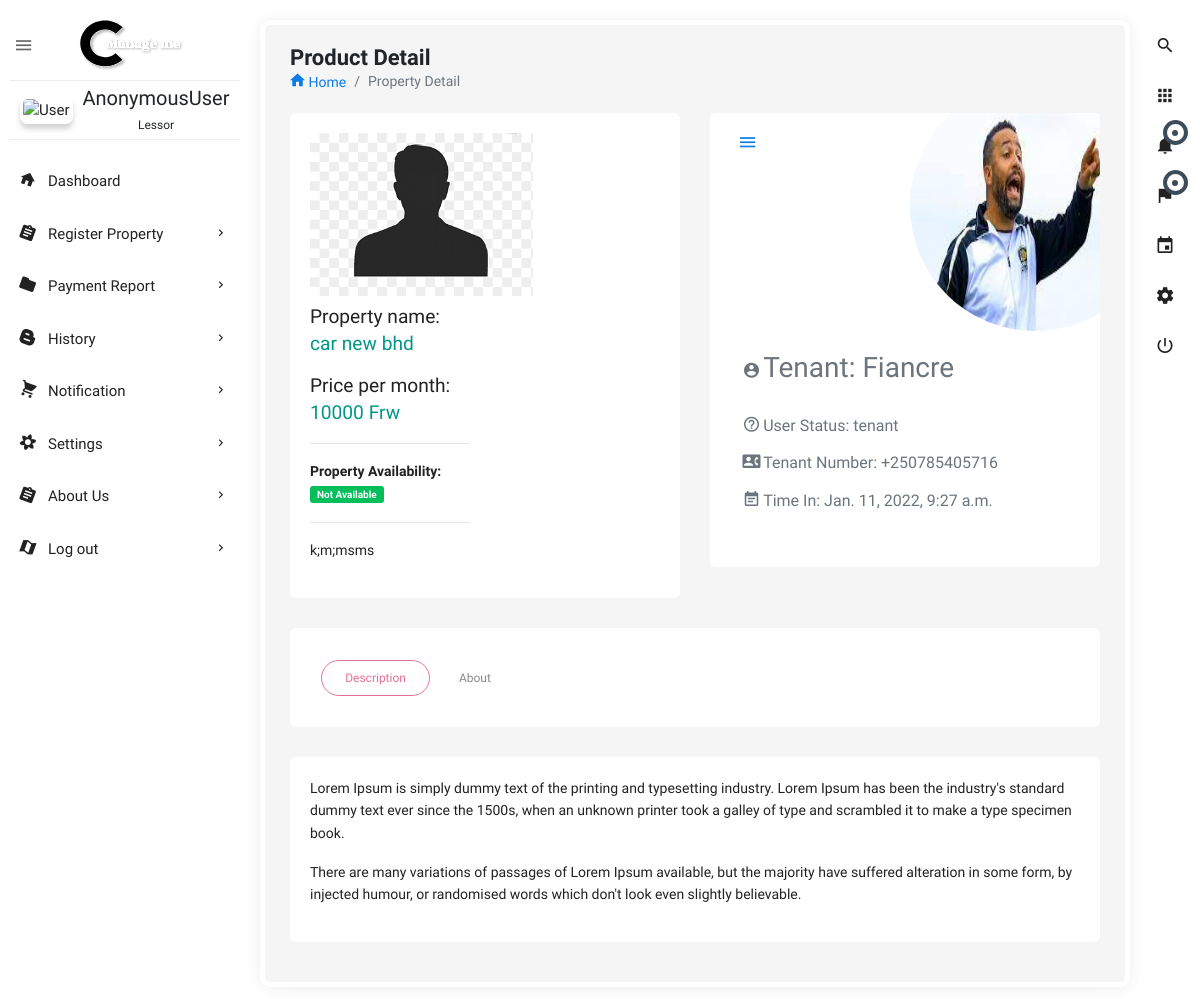
Screenshot of /view_property_detail/22/ with the database file from the repository.
### users/models.py (models this page shows, shortened)
class Property_registration(models.Model):
    property_type_p = [
        ('house', 'house'),
        ('car', 'car'),
        ('land', 'land'),
        ('other', 'other')
    ]
    location_name = [
        ('kigali', 'kigali'),
        ('south', 'south'),
        ('east', 'east'),
        ('west', 'west')
    ]
    property_name = models.CharField(max_length=100)
    location = models.CharField(max_length=200, choices=location_name, default='kigali')
    property_type = models.CharField(max_length=200, choices=property_type_p)
    amount_per_month = models.IntegerField(default=10000)
    detail = models.TextField(max_length=250, default='')
    property_image = models.ImageField(blank=True, null=True, upload_to='images')
    available = models.BooleanField(default=True)
    owner_name = models.ForeignKey(user, on_delete=models.CASCADE, related_name='owner', null=False)
    time_added = models.DateTimeField(auto_now_add=True)
    class Meta:
        verbose_name_plural = "Property_registration"
        ordering = ['-id']

class Request_Property(models.Model):
    status = [
        ('initial', 'initial'),
        ('request', 'request'),
        ('approved', 'approved'),
        ('denied', 'denied'),
        ('canceled', 'canceled')]
    user_request = models.ForeignKey(user, on_delete=models.CASCADE, related_name='requesting_users', null=False)
    property_requested = models.ForeignKey(Property_registration, on_delete=models.CASCADE, related_name='property_req',
                                           null=False)
    owner_name = models.ForeignKey(user, on_delete=models.CASCADE, related_name='owner_name_property', null=False)
    status_view = models.CharField(max_length=50, choices=status, default='initial')
    time_done = models.DateTimeField(default=now)
    class Meta:
        verbose_name_plural = "Request_Property"
        ordering = ['-id']

class User(AbstractBaseUser):
    user_type = [
        ('lessor', 'lessor'),
        ('tenant', 'tenant'),
    ]
    name = models.CharField(max_length=255, null=False)
    phone_number = PhoneNumberField(unique=True)
    user_image = models.ImageField(upload_to='images/', default='profile.png')
    user_login = models.CharField(max_length=7, choices=user_type, default='lessor', blank=False, null=False)
    is_active = models.BooleanField(default=True)
    staff = models.BooleanField(default=False)
    admin = models.BooleanField(default=False)
    USERNAME_FIELD = 'phone_number'
    REQUIRED_FIELDS = ['name', 'user_login']
    objects = UserManager()
    def __str__(self):
        return self.name
    objects = UserManager()

### users/views.py (the view)
# urls.py: path('view_property_detail/<int:pk>/', views.view_property_detail, name='view_property_detail'),
def view_property_detail(request, pk):
    user = request.user
    Property_detail = get_object_or_404(Property_registration, id=pk)
    Property_detail_id = Property_detail.id
    view_tenant_in_property = Request_Property.objects.filter(status_view='approved').filter(
        property_requested__id=Property_detail_id)
    context = {
        'prop_detail': Property_detail,
        'property_tenant': view_tenant_in_property,
    }
    return render(request, 'html/view_property_detail.html', context)

### users/templates/html/view_property_detail.html (shortened to what this page needs)
{% extends 'dashboard-owner/dashboard.html' %}
{% block content %}
{% load static %}
<section class="content">
    <div class="body_scroll">
        <div class="block-header">
            <div class="row">
                <div class="col-lg-7 col-md-6 col-sm-12">
                    <h2>Product Detail</h2>
                    <ul class="breadcrumb">
                        <li class="breadcrumb-item"><a href="{% url 'dashboard' %}"><i class="zmdi zmdi-home"></i> Home</a></li>
                        <li class="breadcrumb-item active">Property Detail</li>
                    </ul>
                </div>
            </div>
        </div>
        <div class="container-fluid">
            <div class="row clearfix">
                {% if property_tenant %}
                <div class="col-lg-6 col-md-6">
                    <div class="card">
                        <div class="body">
                            <div class="row">
                                <div class="col-xl-8 col-lg-4 col-md-12">
                                    <div class="preview preview-pic tab-content">
                                        <div class="tab-pane active" id="product_1"><img src="{{ prop_detail.property_image.url }}" class="img-fluid" alt="" /></div>
                                    </div>
                                </div>
                                <div class="col-xl-6 col-lg-8 col-md-12">
                                    <div class="product details">
                                        <h5 class="product-title mt-2">Property name: <span class="col-teal">{{prop_detail.property_name}}</span></h5>
                                        <h5 class="price mt-0">Price per month: <span class="col-teal">{{prop_detail.amount_per_month}}  Frw</span></h5>
                                        <hr>
                                        {% if prop_detail.available == True %}
                                        <p class="mb-0"><strong>Property Availability: </strong> <span class="badge badge-info">Available</span></p>
                                        {% else %}
                                        <p class="mb-0"><strong>Property Availability: </strong> <span class="badge badge-success">Not Available</span></p>
                                        {% endif %}
                                        <hr>
                                        <p class="product-description">{{prop_detail.detail}}</p>
                                    </div>
                                </div>
                            </div>
                        </div>
                    </div>
                </div>
                <div class="col-lg-6 col-md-6 col-sm-12">
                    <div class="card mcard_4">
                        <div class="body">
                            <ul class="header-dropdown list-unstyled">
                                <li class="dropdown">
                                    <a href="javascript:void(0);" class="dropdown-toggle" data-toggle="dropdown" role="button" aria-haspopup="true" aria-expanded="false"> <i class="zmdi zmdi-menu"></i> </a>
                                </li>
                            </ul>
                            {% for property_tenant in property_tenant %}
                            <div class="img">
                                <img src="{{ property_tenant.user_request.user_image.url }}" class="rounded-circle" alt="profile-image" width="800" height="800">
                            </div>
                            <div class="user">
                                <h2 class="text-muted"><i class="zmdi zmdi-hc-fw"></i>Tenant: {{ property_tenant.user_request }}</h2>
                                <h5 class="text-muted"><i class="zmdi zmdi-hc-fw"></i>User Status: {{ property_tenant.user_request.user_login }}</h5>
                                <h5 class="text-muted"><i class="zmdi zmdi-hc-fw"></i>Tenant Number: {{ property_tenant.user_request.phone_number }}</h5>
                                <h5 class="text-muted"><i class="zmdi zmdi-hc-fw"></i>Time In: {{ property_tenant.time_done }}</h5>
                            </div>
                            {% endfor %}
                        </div>
                    </div>
                </div>
                <div class="col-lg-12">
                    <div class="card">
                        <div class="body">
                            <ul class="nav nav-tabs">
                                <li class="nav-item"><a class="nav-link active" data-toggle="tab" href="#description">Description</a></li>
                                <li class="nav-item"><a class="nav-link" data-toggle="tab" href="#about">About</a></li>
                            </ul>
                        </div>
                    </div>
                    <div class="card">
                        <div class="body">
                            <div class="tab-content">
                                <div class="tab-pane active" id="description">
                                    <p>Lorem Ipsum is simply dummy text of the printing and typesetting industry. Lorem Ipsum has been the industry's standard dummy text ever since the 1500s, when an unknown printer took a galley of type and scrambled it to make a type specimen book.</p>
                                    <p>There are many variations of passages of Lorem Ipsum available, but the majority have suffered alteration in some form, by injected humour, or randomised words which don't look even slightly believable.</p>
                                </div>
                            </div>
                        </div>
                    </div>
                </div>
                {% endif %}
            </div>
        </div>
    </div>
</section>
{% endblock %}

### rows the page displays
Property_registration: property_image (placeholder picture), property_name "car new bhd", amount_per_month "10000", detail "k;m;msms"
Request_Property: user_request.user_image (picture), user_request "Fiancre", user_request.user_login "tenant", user_request.phone_number "+250785405716", time_done "Jan. 11, 2022, 9:27 a.m."

### other values shown
{{ user }} "AnonymousUser"
